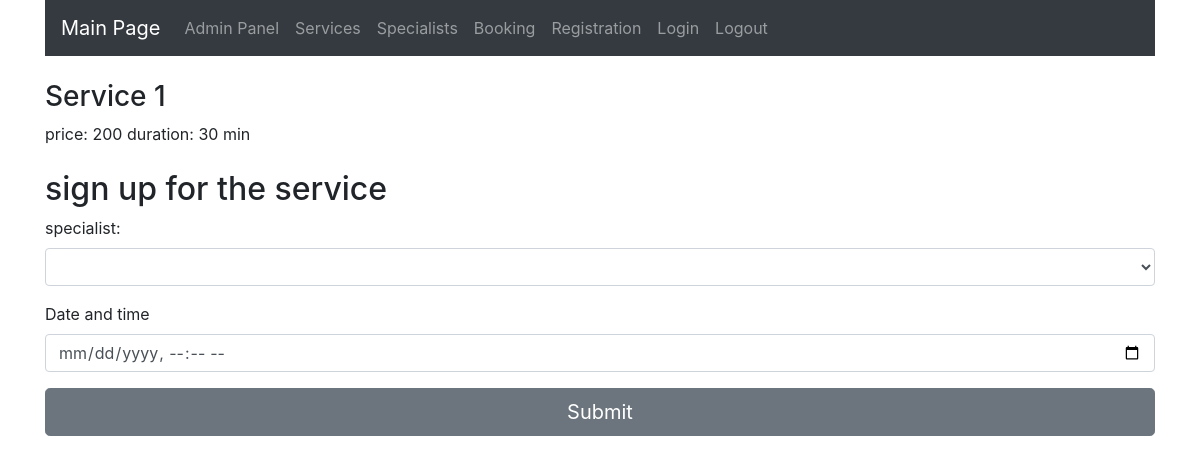
/services/1/ (signed in), run on the app's committed database.
### services/models.py (models this page shows, shortened)
class Service(models.Model):
    name = models.CharField(max_length=100)
    time = models.IntegerField()
    price = models.IntegerField()

### services/views.py (the view)
# urls.py: path('services/<str:service_id>/', views.service_single),
@login_required(login_url='login')
def service_single(request, service_id):
    work_schedules = WorkScheduleModel.objects.filter(date__gte=datetime.date.today(),
                                                      date__lte=datetime.date.today() + datetime.timedelta(
                                                          days=7)).all()
    service = ServiceModel.objects.get(id=service_id)
    specialists = SpecialistModel.objects.filter(workschedule__in=work_schedules, services__id=service_id)
    return render(request, 'service.html', {'service': service, 'specialists': specialists})

### services/templates/service.html (shortened to what this page needs)
{% extends 'base.html' %}
{% block content %}
<h3>{{ service.name }}</h3>
price: {{ service.price }}
duration: {{ service.time }} min
<br><br>
<h2>sign up for the service</h2>
<form method="POST" action="{% url 'booking' %}" id="booking">
    <div class="form-group">
        <label for="specialist">specialist: </label>
        <select class="form-control" name="specialist" id="specialist">
        </select>
    </div>
    <div class="form-group">
        <label for="date-time">Date and time</label>
        <input type="datetime-local" class="form-control" name="date_time" id="date-time" required>
    </div>
</form>
<button type="submit" class="btn btn-secondary btn-lg btn-block" form="booking">Submit</button>
{% endblock %}

### data on the page
Service: name "Service 1", price "200", time "30"
